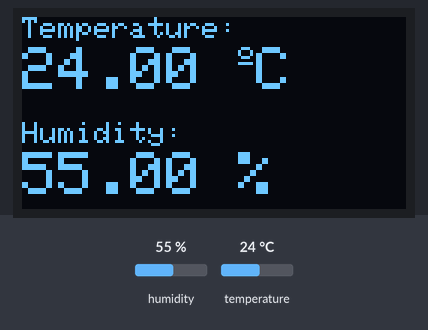
Bench run of a sketch on a simulated ESP32. On the bench: 128×64 one-colour display. The inputs (shaded band) are chosen by the test bench; at power-on: humidity 55 %, temperature 24 °C. What the sketch prints to the serial monitor is not drawn.

Above: at 3.2 s.
3.3 s: humidity set to 22 %
At 4.5 s:
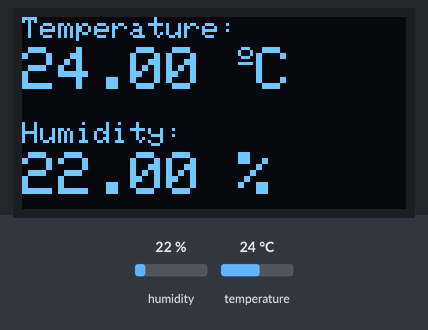
4.8 s: temperature set to 12 °C
At 5.9 s:
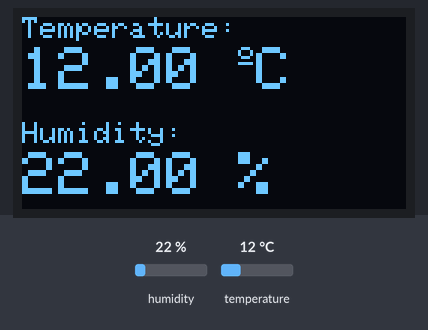
6.3 s: humidity set to 40 %
At 7.2 s:
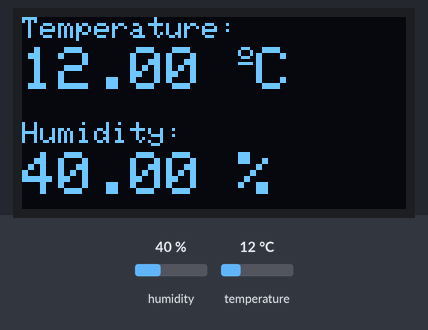
7.8 s: temperature set to 19 °C
At 8.4 s:
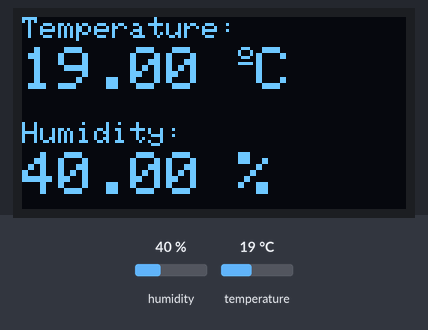
Timing chart, 0 to 10.3 s (numbered marks = the images above; inputs shaded):
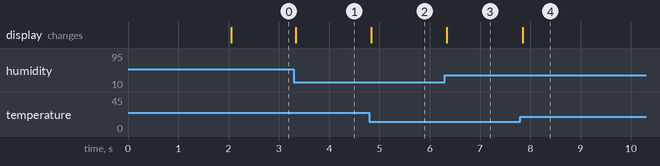

Measured:
- after the input at 3.3 s, the display: changes at once (image 1)
- after the input at 4.8 s, the display: changes at once (image 2)
- after the input at 6.3 s, the display: changes at once (image 3)
- after the input at 7.8 s, the display: changes at once (image 4)

The sketch:

WeatherStationOledBmeESP32.ino
```cpp
/*
 **
 ***Weather Station with Oled and Bme280
 **
 */

//#include <Wire.h>
#include <Adafruit_GFX.h>
#include <Adafruit_SSD1306.h>
#include <Adafruit_Sensor.h>
#include <Adafruit_BME280.h>

#define SCREEN_WIDTH 128 // OLED display width, in pixels
#define SCREEN_HEIGHT 64 // OLED display height, in pixels

// Declaration for an SSD1306 display connected to I2C (SDA, SCL pins)
Adafruit_SSD1306 display(SCREEN_WIDTH, SCREEN_HEIGHT);

#define SEALEVELPRESSURE_HPA (1013.25)// variable saves the pressure at the sea level in hectopascal.This variable is used to estimate the altitude for a given pressure by comparing it with the sea level pressure.

Adafruit_BME280 bme; // uses I2C communication protocol by default


void setup() {
  Serial.begin(115200);// to start serial communication not needed to display any thing on screen but for debugging purposes on serial monitor.

/*bme_setup*/

  bool status;

  status = bme.begin(0x76);// address 0*76 passed to .begin method to start communication with bme sensor
  if (!status) {
    Serial.println("Could not find a valid BME280 sensor, check wiring!");
    while (1);
  }

  Serial.println("-- BME CONNECTED --");
  Serial.println();

/*oled_setup*/

  if(!display.begin(SSD1306_SWITCHCAPVCC, 0x3c)) {
    Serial.println(F("SSD1306 allocation failed"));
  }
  delay(2000);
  display.clearDisplay();
  display.setTextColor(WHITE);
}

void loop() {

  printValues();

}


void printValues()
{
  float t = bme.readTemperature();
  float h = bme.readHumidity();
  if (isnan(h) || isnan(t)) {
    Serial.println("Failed to read from sensor!");
  }

  //clear display
  display.clearDisplay();

  // display temperature
  display.setTextSize(1);
  display.setCursor(0,0);
  display.print("Temperature: ");
  display.setTextSize(2);
  display.setCursor(0,10);
  display.print(t);
  display.print(" ");
  display.setTextSize(1);
  display.cp437(true);//To display the º symbol, we use the Code Page 437 font.
  display.write(167);//º symbol corresponds to character 167.
  display.setTextSize(2);
  display.print("C");

  // display humidity
  display.setTextSize(1);
  display.setCursor(0, 35);
  display.print("Humidity: ");
  display.setTextSize(2);
  display.setCursor(0, 45);
  display.print(h);
  display.print(" %");

  display.display();// need to call display object to actually dispaly something on screen
}
```
